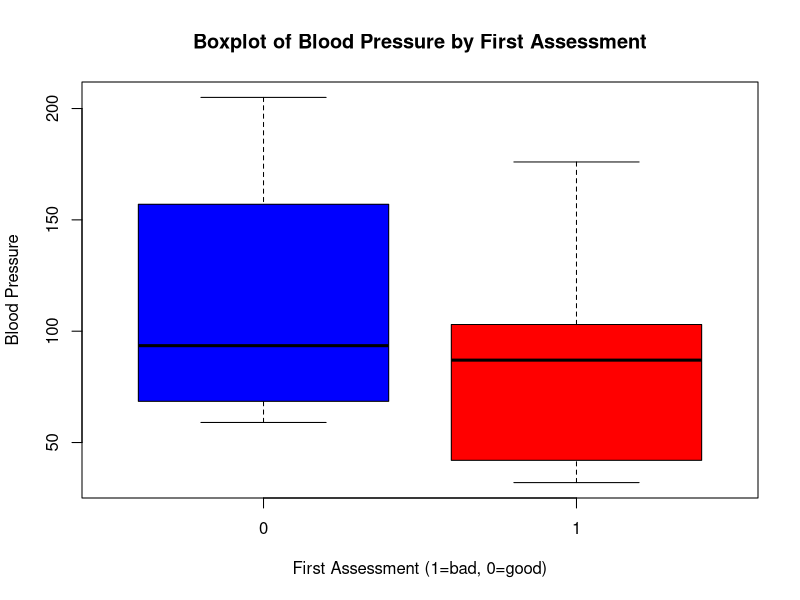
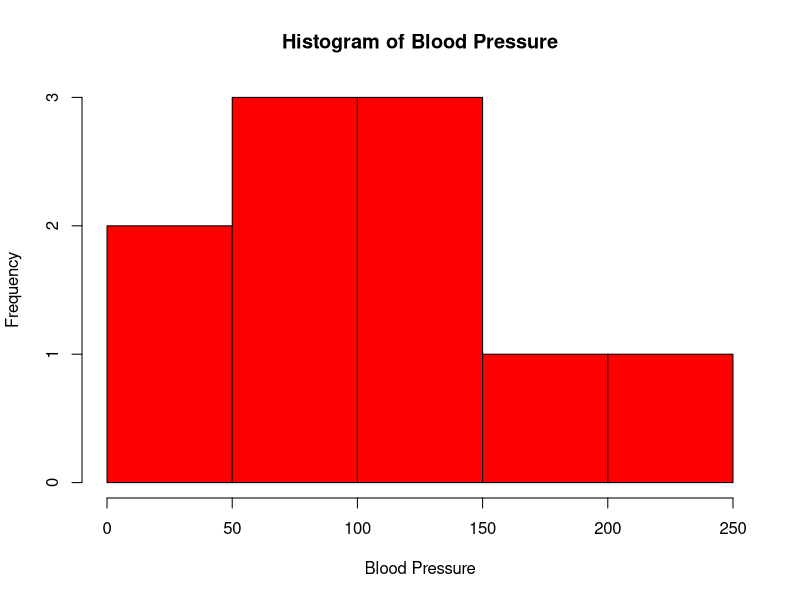

Write the R code that produced these figures, in order.
# Create dataset
Freq <- c(0.6, 0.3, 0.4, 0.4, 0.2, 0.6, 0.3, 0.4, 0.9, 0.2)
bloodp <- c(103, 87, 32, 42, 59, 109, 78, 205, 135, 176)
First <- c(1, 1, 1, 1, 0, 0, 0, 0, NA, 1) 
Second <- c(0, 0, 1, 1, 0, 0, 1, 1, 1, 1)
FinalDecision <- c(0, 1, 0, 1, 0, 1, 0, 1, 1, 1) 

# Create data frame
hospital_data <- data.frame(Freq, bloodp, First, Second, FinalDecision)

# Boxplot blood pressure  (First (MD's ratings))
boxplot(bloodp ~ First, data = hospital_data,
        xlab = "First Assessment (1=bad, 0=good)",
        ylab = "Blood Pressure",
        main = "Boxplot of Blood Pressure by First Assessment",
        col = c("blue", "red"))

# Histogram for blood pressure
hist(hospital_data$bloodp,
     main = "Histogram of Blood Pressure",
     xlab = "Blood Pressure",
     col = "red",
     breaks = 6)

# Show the data summary for discussion
summary(hospital_data)
